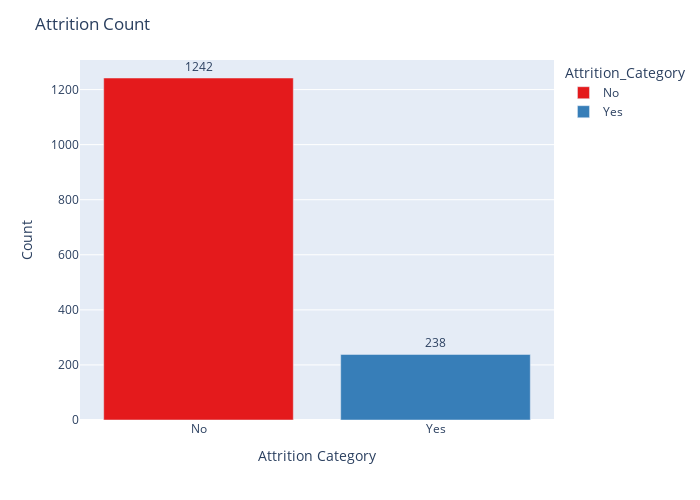

Notebook code cell kept with this figure:
### Markdown cell above
#### Plotly Code

### Code cell
import plotly.express as px

# Get counts first
attrition_counts = df['Attrition_Category'].value_counts().reset_index()
attrition_counts.columns = ['Attrition_Category', 'Count']

# Create Plotly bar chart
fig = px.bar(attrition_counts, 
             x='Attrition_Category', 
             y='Count', 
             text='Count', 
             color='Attrition_Category', 
             color_discrete_sequence=px.colors.qualitative.Set1)

# Customize layout
fig.update_traces(textposition='outside')  # Show counts above bars
fig.update_layout(title='Attrition Count',
                  xaxis_title='Attrition Category',
                  yaxis_title='Count',
                  width=700,
                  height=500)

fig.show()

### Figure 1 — Plotly figure (JSON) as saved in the notebook; plotly's stock layout.template omitted (floating-point values rounded to 4 significant figures)
{"data": [{"hovertemplate": "Attrition_Category=%{x}<br>Count=%{text}<extra></extra>", "legendgroup": "No", "marker": {"color": "rgb(228,26,28)", "pattern": {"shape": ""}}, "name": "No", "orientation": "v", "showlegend": true, "text": [1242.0], "textposition": "outside", "type": "bar", "x": ["No"], "xaxis": "x", "y": [1242], "yaxis": "y"}, {"hovertemplate": "Attrition_Category=%{x}<br>Count=%{text}<extra></extra>", "legendgroup": "Yes", "marker": {"color": "rgb(55,126,184)", "pattern": {"shape": ""}}, "name": "Yes", "orientation": "v", "showlegend": true, "text": [238.0], "textposition": "outside", "type": "bar", "x": ["Yes"], "xaxis": "x", "y": [238], "yaxis": "y"}], "layout": {"barmode": "relative", "height": 500, "legend": {"title": {"text": "Attrition_Category"}, "tracegroupgap": 0}, "margin": {"t": 60}, "title": {"text": "Attrition Count"}, "width": 700, "xaxis": {"anchor": "y", "categoryarray": ["No", "Yes"], "categoryorder": "array", "domain": [0, 1], "title": {"text": "Attrition Category"}}, "yaxis": {"anchor": "x", "domain": [0, 1], "title": {"text": "Count"}}}}
